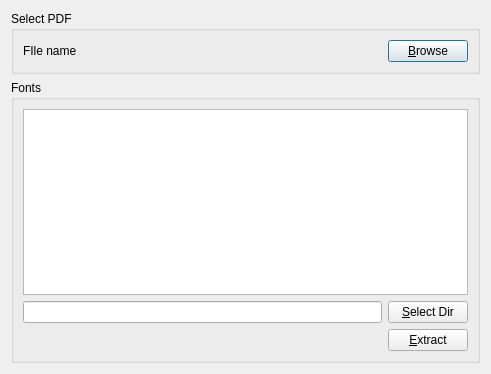
<ui version="4.0" >
 <class>FontExtractorDialog</class>
 <widget class="QDialog" name="FontExtractorDialog" >
  <property name="geometry" >
   <rect>
    <x>0</x>
    <y>0</y>
    <width>491</width>
    <height>374</height>
   </rect>
  </property>
  <property name="windowTitle" >
   <string>Font extractor</string>
  </property>
  <layout class="QGridLayout" name="gridLayout_3" >
   <item row="0" column="0" >
    <widget class="QGroupBox" name="groupBox" >
     <property name="title" >
      <string>Select PDF</string>
     </property>
     <layout class="QGridLayout" name="gridLayout" >
      <item row="0" column="0" >
       <widget class="QLabel" name="docPath" >
        <property name="sizePolicy" >
         <sizepolicy vsizetype="Preferred" hsizetype="Preferred" >
          <horstretch>1</horstretch>
          <verstretch>0</verstretch>
         </sizepolicy>
        </property>
        <property name="text" >
         <string>FIle name</string>
        </property>
        <property name="buddy" >
         <cstring>browsePDF</cstring>
        </property>
       </widget>
      </item>
      <item row="0" column="1" >
       <widget class="QPushButton" name="browsePDF" >
        <property name="text" >
         <string>&amp;Browse</string>
        </property>
       </widget>
      </item>
     </layout>
    </widget>
   </item>
   <item row="1" column="0" >
    <widget class="QGroupBox" name="groupBox_2" >
     <property name="title" >
      <string>Fonts</string>
     </property>
     <layout class="QGridLayout" name="gridLayout_2" >
      <item row="0" column="0" colspan="2" >
       <widget class="QListWidget" name="fontList" />
      </item>
      <item row="1" column="0" >
       <widget class="QLineEdit" name="outputDir" />
      </item>
      <item row="1" column="1" >
       <widget class="QPushButton" name="browseDir" >
        <property name="text" >
         <string>&amp;Select Dir</string>
        </property>
       </widget>
      </item>
      <item row="2" column="0" >
       <spacer name="horizontalSpacer" >
        <property name="orientation" >
         <enum>Qt::Horizontal</enum>
        </property>
        <property name="sizeHint" stdset="0" >
         <size>
          <width>365</width>
          <height>20</height>
         </size>
        </property>
       </spacer>
      </item>
      <item row="2" column="1" >
       <widget class="QPushButton" name="extractButton" >
        <property name="text" >
         <string>&amp;Extract</string>
        </property>
       </widget>
      </item>
     </layout>
    </widget>
   </item>
  </layout>
 </widget>
 <resources/>
 <connections/>
</ui>
